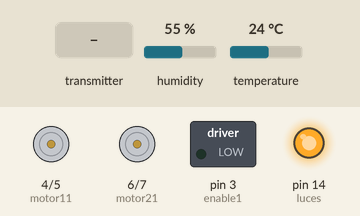
Recording of a sketch running on a simulated Arduino Nano, built with avr-gcc and run on an emulated ATmega328P. Parts: motor-driver pin pairs drawn as motors (green arrow = first pin HIGH = forward, orange = second pin HIGH = backward, longer = more drive), switched loads named in the sketch (green lamp = pin HIGH), output pins drawn as LEDs (lit = HIGH). The inputs (shaded band) are chosen by the test bench; at power-on: humidity 55 %, temperature 24 °C. No radio packets arrive unless stated; what the sketch prints to the serial monitor is not drawn.

Above: at 4.2 s.
4.3 s: the transmitter starts sending LXdata = 256
At 4.9 s:
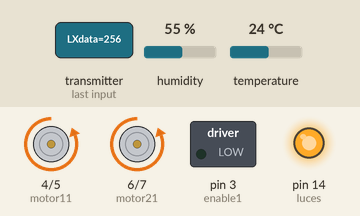
5.8 s: the transmitter starts sending LXdata = 0
At 7.2 s:
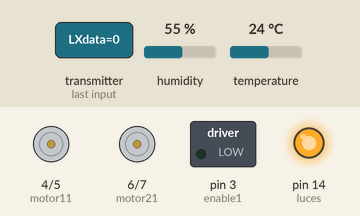
Timing chart, 0 to 8.8 s (numbered marks = the images above; inputs shaded):
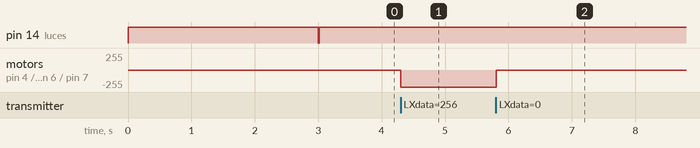

The sketch:

XboxRC24_Receptor_Tanque.ino
```cpp
/*
 * nRF24L01 + DHT11
 * Receptor 3 CH para vehiculo oruga RC controlado con arduino NANO
 * 2 canales para Avance y retroceso progresivo con PWM
 * La radio es capaz de recibir telemetría como puede ser un sensor DHT11 o el estado
 * de la batería
 * Pines para nRF24L01: 9, 10, 11, 12, 13.
 * Pin PWM : 3
 * Pines canal A: 4 y 5
 * Pines canal B: 6 y 7
 * Autor: Carlos Muñoz
 * Información: https://www.infotronikblog.com/2017/12/arduino-coche-rc-maisto-drift-xboxrc24.html
 * Web: https://www.infotronikblog.com
*/
#include <SPI.h>
#include "nRF24L01.h"
#include "RF24.h"
#include <DHT.h>

RF24 radio(9, 10);
const uint64_t pipes[2] = { 0xF0F0F0F0E1LL, 0xF0F0F0F0D2LL };

// Estructura de los datos de entrada
typedef struct {
  int dec  = 0; // T1
  int ace  = 0; // T2
  int LXdata = 0; // Eje LX
  int LYdata = 0; // Eje LY
  int RXdata = 0; // Eje RX
  int RYdata = 0; // Eje RY
  int ButA = 0; // Boton A
  int ButB = 0; // Boton B
  int ButX = 0; // Boton X
  int ButY = 0; // Boton Y
  int Butb = 0; // Boton Back
  int ButS = 0; //  Boton Start
}

dataReceive;
dataReceive dataR;

// Estructura de los datos de salida
typedef struct {
  int dataS0  = 0; // dato 0
  int dataS1  = 0; // dato 1
  int dataS2  = 0; // dado 2
  int dataS3  = 0; // dato 3
  int dataS4  = 0; // dato 5
}

dataSend;
dataSend dataS;

// Pin digital donde se conectamos el sensor.
#define DHTPIN 8

// Definimos el tipo de sensor (DHT11, DHT22).
#define DHTTYPE DHT11

// Iniciamos el sensor DHT11.
DHT dht(DHTPIN, DHTTYPE);

int acc;         // Variable para aceleracion.
int motor11 = 4; //
int motor12 = 5; // Salidas para driver L293N
int motor21 = 6; //
int motor22 = 7; //
int enable1 = 3; // Incluidos el enable

int luces = 14;
int estado;
int flag = 0;
int estadoStop = 0;

/////////////SETUP/////////////////////////////

void setup() {
  Serial.begin(115200);  // Comunicacion serial para el monitor serial

  // Configuramos los pines de salida:
  pinMode(motor11, OUTPUT);
  pinMode(motor12, OUTPUT);
  pinMode(enable1, OUTPUT);
  pinMode(motor21, OUTPUT);
  pinMode(motor22, OUTPUT);
  pinMode(luces, OUTPUT);
  digitalWrite (luces, HIGH);
  delay (3000);
  digitalWrite (luces, LOW);

  // Inicia el sensor DHT11
  dht.begin();

  // Inicia la comunicación con nRF24L01
  radio.begin();
  radio.setRetries(15, 15);
  radio.startListening();
  radio.openWritingPipe(pipes[1]);
  radio.openReadingPipe(1, pipes[0]);
}

// Inicia el loop principal
void loop() {
  receiver();
  botones();
  conversion();

  flag = 0;

  if (estado == 0 || estadoStop == 1) { // PARADO
    digitalWrite(motor11, LOW);
    digitalWrite(motor12, LOW);
    digitalWrite(motor21, LOW);
    digitalWrite(motor22, LOW);
    if (flag == 0) {
      Serial.println("STOP!");
      flag = 1;
    }
    estadoStop = 0;
  } else if (estado == 1) {  // AVANCE:
    analogWrite(enable1, acc);
    digitalWrite(motor11, HIGH);
    digitalWrite(motor12, LOW);
    digitalWrite(motor21, HIGH);
    digitalWrite(motor22, LOW);
    if (flag == 0) {
      Serial.println("Avance!!!");
      flag = 1;
    }
  } else if (estado == 2) {  // RETROCESO:
    analogWrite(enable1, acc);
    digitalWrite(motor11, LOW);
    digitalWrite(motor12, HIGH);
    digitalWrite(motor21, LOW);
    digitalWrite(motor22, HIGH);
    if (flag == 0) {
      Serial.println("REVERSA!!!");
      flag = 1;
    }
  } else if (estado == 3) {  // IZQUIERDA
    analogWrite(enable1, acc);
    digitalWrite(motor11, LOW);
    digitalWrite(motor12, HIGH);
    digitalWrite(motor21, HIGH);
    digitalWrite(motor22, LOW);
    if (flag == 0) {
      Serial.println("GIRA IZQUIERDA");
      flag = 1;
    }
  } else if (estado == 4) { // DERECHA
    analogWrite(enable1, acc);
    digitalWrite(motor11, HIGH);
    digitalWrite(motor12, LOW);
    digitalWrite(motor21, LOW);
    digitalWrite(motor22, HIGH);
    if (flag == 0) {
      Serial.println("GIRA DERECHA");
      flag = 1;
    }
  }

  // Leemos el estado  del sensor DHT11 cada 2 s.
  static unsigned long lastTrigger;
  if (millis() - lastTrigger >= 2000)
  {
    lastTrigger = millis();
    dht11Read();
  }
}

// Mapeo de datos recibidos para que siempre
// estén en el rango en el que vamos a operar 0 - 255
void conversion()
{
  acc = map(dataR.ace, 0, 100, 0, 254);
  acc = constrain (acc, 0 , 240);

  if (dataR.LYdata == dataR.LXdata) estado = 0;
  else if ((dataR.LYdata > 50) && (dataR.LXdata <= 50)) estado = 1; // AVANCE
  else if ((dataR.LYdata < 50) && (dataR.LXdata >= 50)) estado = 2; // REVERSA
  else if ((dataR.LXdata > 50) && (dataR.LYdata <= 50)) estado = 3;
  else if ((dataR.LXdata < 50) && (dataR.LYdata >= 50)) estado = 4;
}

// Enciende o apaga las luces con el botón A
void botones(){
  if (dataR.ButA == 0) digitalWrite(luces, HIGH);
  else digitalWrite (luces, LOW);
}

// Obtiene los datos del sensor DHT11 para enviarlos
// por el módulo nRF24L01 a modo de telemetría.
void dht11Read() {

  // Lee la humedad relativa.
  float h = dht.readHumidity();

  // Lee la temperatura en ºC (por defecto).
  float t = dht.readTemperature();

  if (isnan(h) || isnan(t)) {
    Serial.println("Error obteniendo los datos del sensor DHT11");
    return;   // Si tiene error vuelve a la función principal
  }

  // Calcula el índice de calor en ºC
  float hic = dht.computeHeatIndex(t, h, false);

  // Cargamos los datos en las variables para mandar los datos con el módulo nRF24L01
  dataS.dataS1 = t;
  dataS.dataS2 = h;
  dataS.dataS3 = hic;
  /*
  // Debug DHT11
  Serial.println();
  Serial.print("Temperatura: ");
  Serial.print(t);
  Serial.println(" ºC");
  Serial.print("Humedad: ");
  Serial.print(h);
  Serial.println(" %");
  Serial.print("Indice de calor: ");
  Serial.print(hic);
  Serial.println(" ºC");
  */
}
```

NRF2401Receptor.ino
```cpp
// Comprueba si hay datos disponibles en la transmisión
// Si hay datos se cargan en la variable "dataR"
void receiver() {
  // Si hay datos disponibles
  if (radio.available())
  {
    bool done = false;

    // Espera en bucle hasta recibir el mensaje
    while (!done)
    {
      done = radio.read( &dataR, sizeof(dataR));
      // receiverDebug();
    }

    // Dejamos de escuchar para poder envíar
    radio.stopListening();

    radio.write( &dataS, sizeof(dataS));
    Serial.println("Enviando Respuesta");
    // sendDebug();

    // Volvemos a la escucha para recibir más paquetes
    radio.startListening();
  }
}


void receiverDebug() {
  Serial.println("Dato Recibido =");
  Serial.print("Canal 0 = ");
  Serial.println(dataR.dec);
  Serial.print("Canal 1 = ");
  Serial.println(dataR.ace);
  Serial.print("Canal 2 = ");
  Serial.println(dataR.LXdata);
  Serial.print("Canal 3 = ");
  Serial.println(dataR.LYdata);
  Serial.print("Canal 4 = ");
  Serial.println(dataR.RXdata);
  Serial.print("Canal 5 = ");
  Serial.println(dataR.RYdata);
  Serial.print("Canal 6 = ");
  Serial.println(dataR.ButA);
}
void sendDebug() {
  Serial.println(dataS.dataS0);
  Serial.println(dataS.dataS1);
  Serial.println(dataS.dataS2);
  Serial.println(dataS.dataS3);
  Serial.println(dataS.dataS4);
}
```

Measured:
- after the input at 4.3 s, motor on pin 4 (motor11) / pin 5 (motor12), motor on pin 6 (motor21) / pin 7 (motor22): stopped → backward 255/255 at once
- after the input at 5.8 s, motor on pin 4 (motor11) / pin 5 (motor12), motor on pin 6 (motor21) / pin 7 (motor22): backward 255/255 → stopped at once
